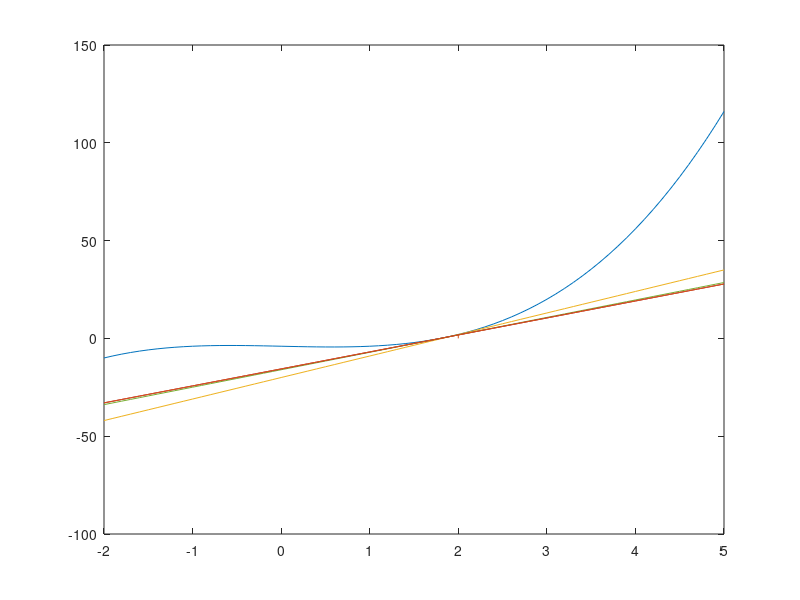

This chart was generated by the following MATLAB code:
clear all;
close all;
1;

function tabla_resultados = newton_raphson_f(semilla,cantidad_interaciones)
  tabla = [];
  x_ant = semilla;
  for n=1:cantidad_interaciones
    #Calcula termino n+1
    x_sig = x_ant - (f(x_ant)/f_diff(x_ant));
    
    #Calcula error absoluto y relativo
    E = abs(x_sig - x_ant);
    Er = E/abs(x_sig);
    
    #Guarda datos en la tabla
    tabla(n,1) = n-1;
    tabla(n,2) = x_ant;
    tabla(n,3) = x_sig;
    tabla(n,4) = E;
    tabla(n,5) = Er;
    
    #Calcula orden de convergencia
    if n >=3
      tabla(n,6) = (log(tabla(n,4))-log(tabla(n-1,4)) )./( log(tabla(n-1,4))-log(tabla(n-2,4)) );
    endif
    
    x_ant = x_sig;
  endfor
  tabla_resultados = tabla;
endfunction

function res = graficar_rectas_tangentes(datos,rango,intervalo)
  hold on;
  for i=1:rango
    #Define datos para graficar recta tangente
    x = datos(i,2);
    m = f_diff(x);
    b = (-1)*m*x + f(x);
    
    #Grafica recta tangente y vertical en interseccion de abscisa y tangente
    plot([x x],[f(x) 0]);
    plot(intervalo,m*intervalo + b');
  endfor
  hold off;
endfunction

function x_sig = f(x_ant)
  x_sig = (x_ant.^3) - x_ant - 4;
endfunction

function x_sig = f_diff(x_ant)
  x_sig = 3*(x_ant.^2) - 1;
endfunction

#Valores iniciales
cantidad_de_iteraciones = 4;
semilla = 2;

#Grafica la funcion f(x)
x = -2:0.1:5;
plot(x,f(x));

tabla_resultados = newton_raphson_f(semilla, cantidad_de_iteraciones);
graficar_rectas_tangentes(tabla_resultados,cantidad_de_iteraciones,x);

#Muestra tabla con resultados
disp('------------------------------------------------------------');
disp('     iter    |   x   |  f(x)   |    E    |    Er   |    p');
disp('------------------------------------------------------------');
disp(tabla_resultados);
disp('------------------------------------------------------------');
disp('Fin del Programa.');
